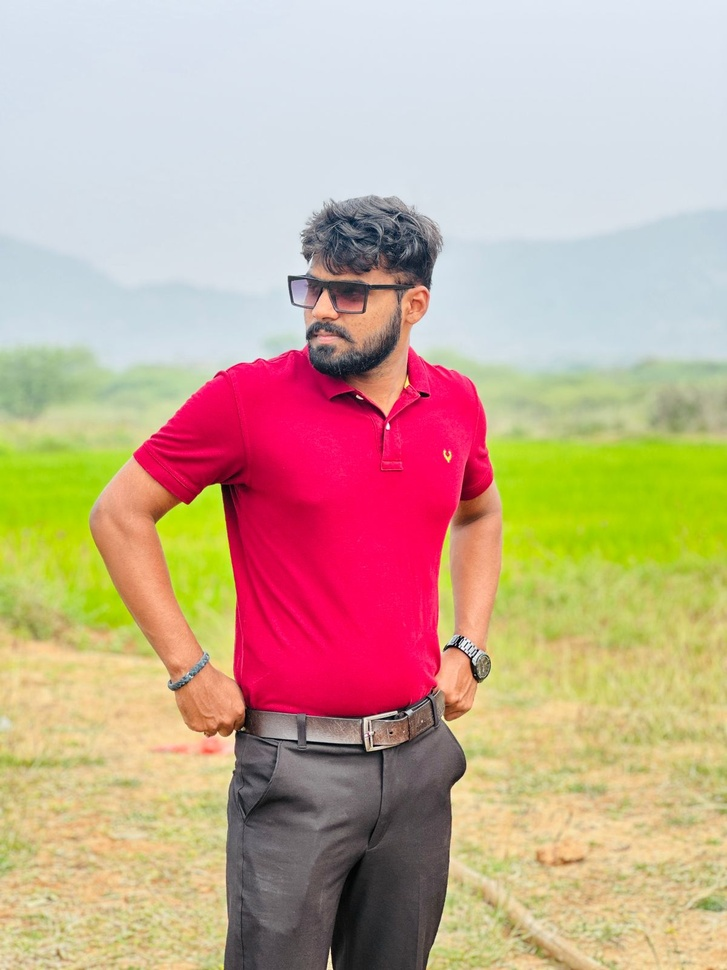
#> input picture dataset/Akhilesh/jpg1.jpeg, 727 x 970 px, shrunk from 1200 x 1600 before the run; its folder holds only this picture in this run
$ python train_faces.py
#> lines starting #> are read from the running program, lines starting #| are printed output that depends on the picture
import cv2
import os
import numpy as np

dataset_path = "dataset"
BASE_DIR = os.path.dirname(__file__)
dataset_path = os.path.join(BASE_DIR, "dataset")
recognizer = cv2.face.LBPHFaceRecognizer_create()

faces = []
labels = []
label_map = {}
current_id = 0

for person in os.listdir(dataset_path):
    person_path = os.path.join(dataset_path, person)
    if person not in label_map:
        label_map[person] = current_id
        current_id += 1

    for img_name in os.listdir(person_path):
        img_path = os.path.join(person_path, img_name)
        img = cv2.imread(img_path, cv2.IMREAD_GRAYSCALE)
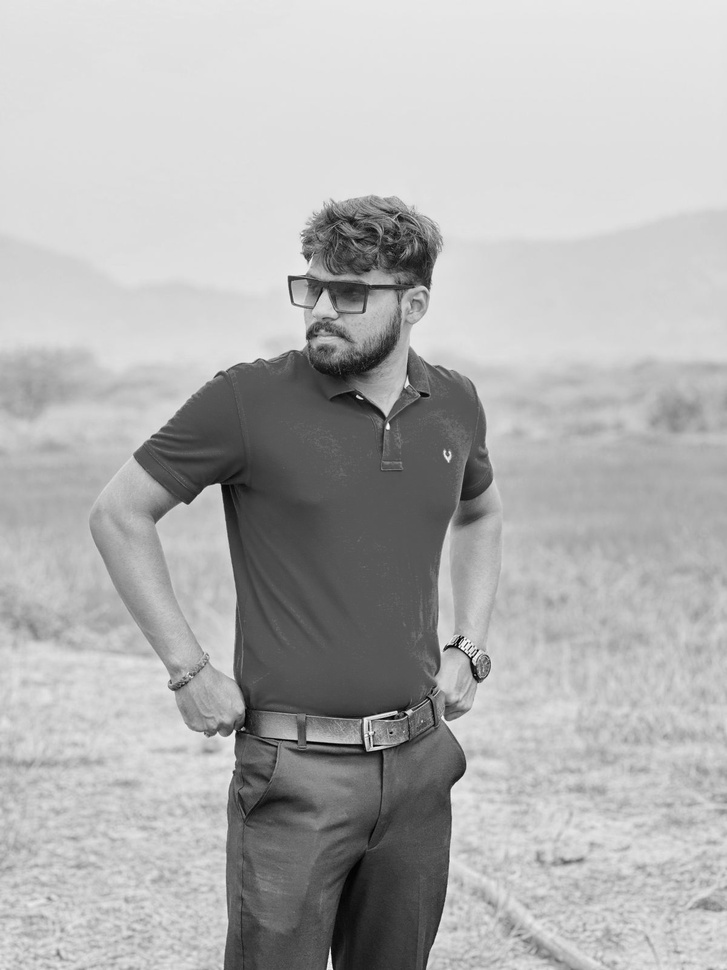
#> img: shape (970, 727); min 0, max 255, mean 177.3
        faces.append(img)
        labels.append(label_map[person])

recognizer.train(faces, np.array(labels))
recognizer.save("face_trainer.yml")

print("✅ Face training completed")

$ run again, on dataset/Akhilesh/jpg10.jpeg
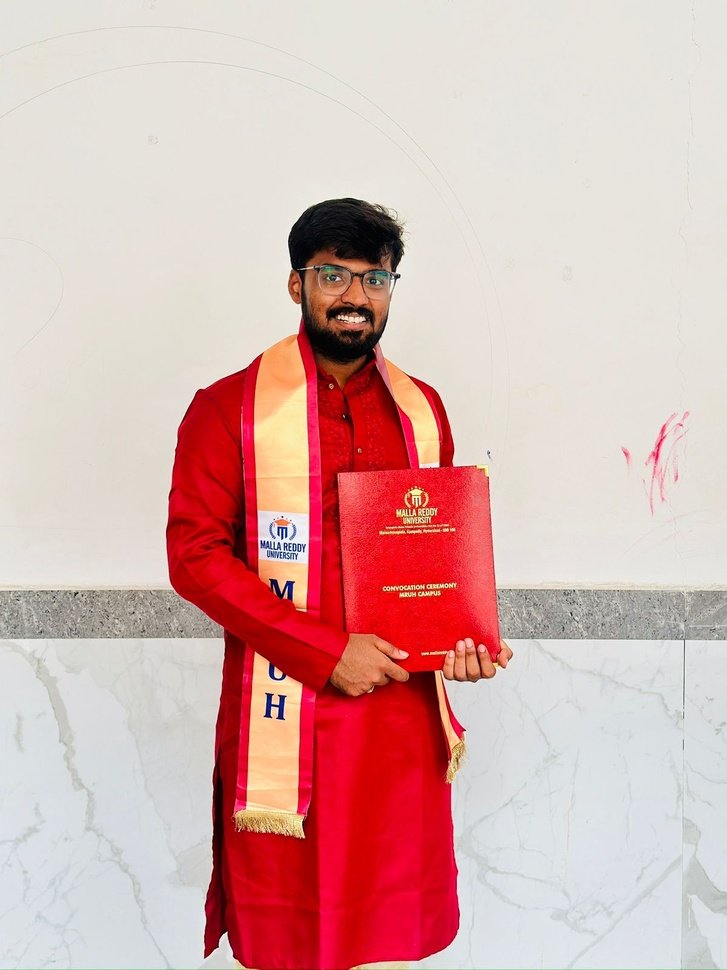
#> input picture dataset/Akhilesh/jpg10.jpeg, 727 x 970 px, shrunk from 1200 x 1600 before the run
#> `img = cv2.imread(img_path, cv2.IMREAD_GRAYSCALE)`:
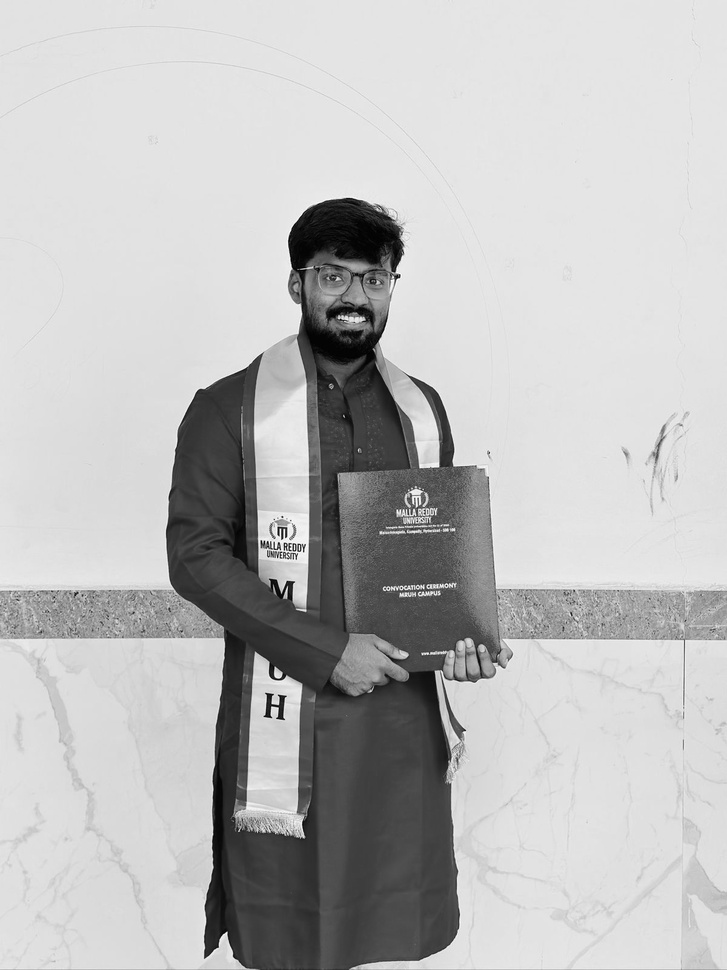
#> img: shape (970, 727); min 0, max 255, mean 188.2

$ run again, on dataset/Akhilesh/jpg11.jpeg
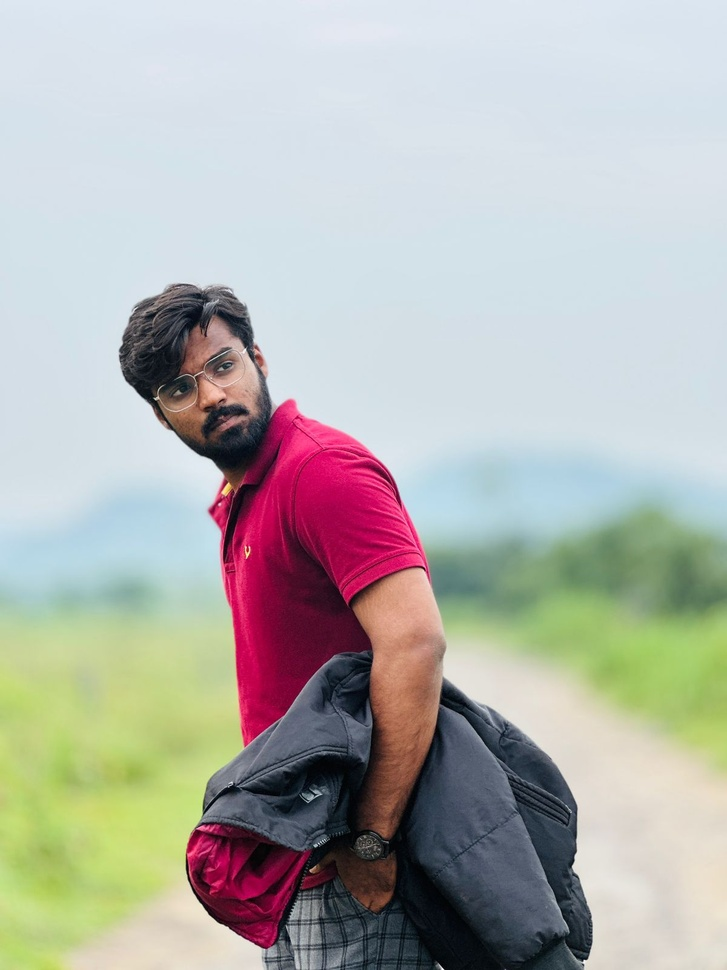
#> input picture dataset/Akhilesh/jpg11.jpeg, 727 x 970 px, shrunk from 1200 x 1600 before the run
#> `img = cv2.imread(img_path, cv2.IMREAD_GRAYSCALE)`:
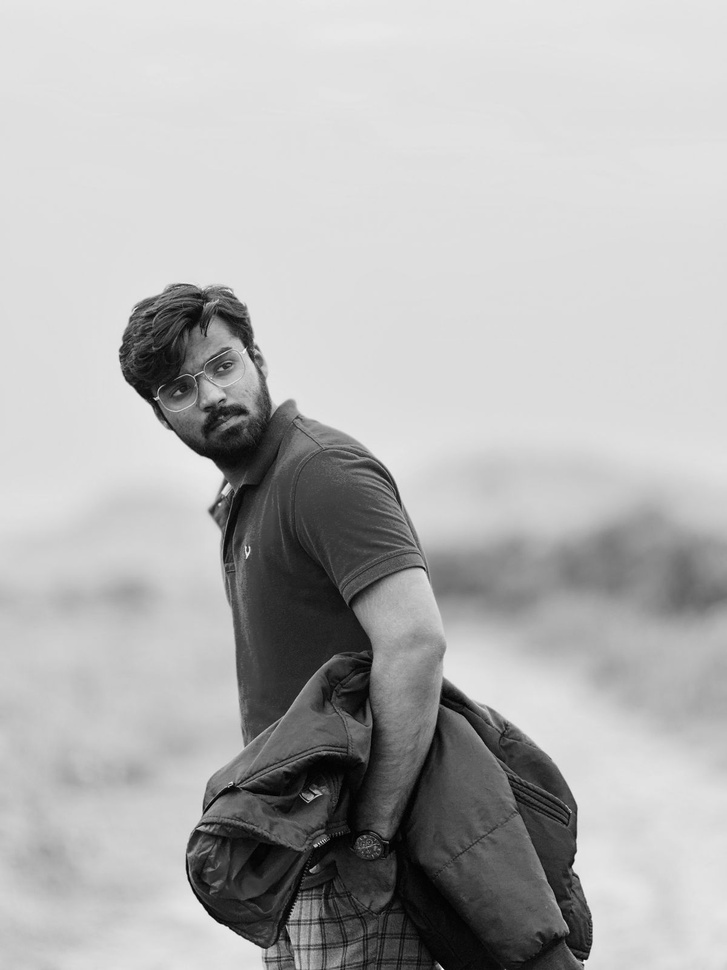
#> img: shape (970, 727); min 0, max 250, mean 178.6
